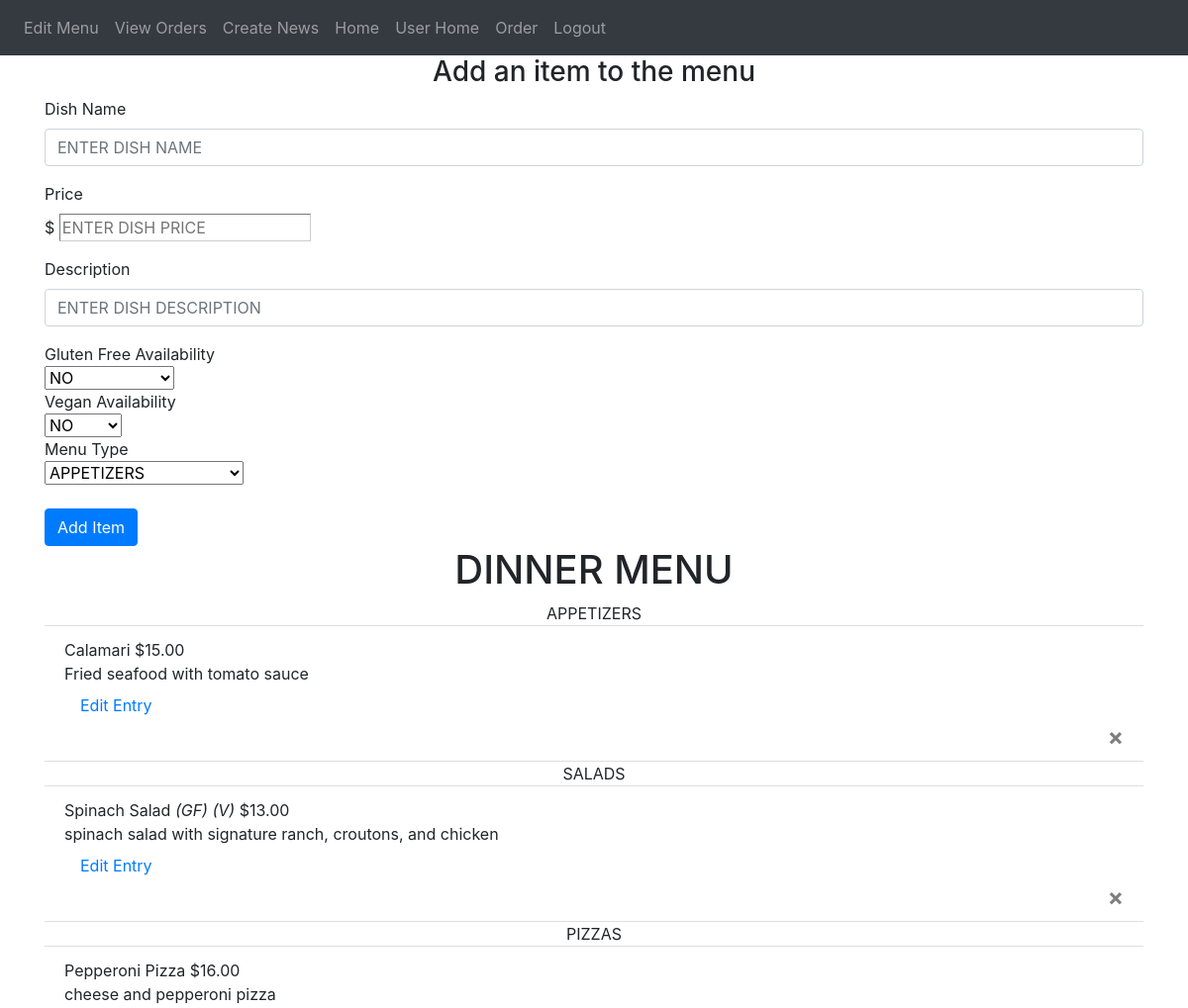
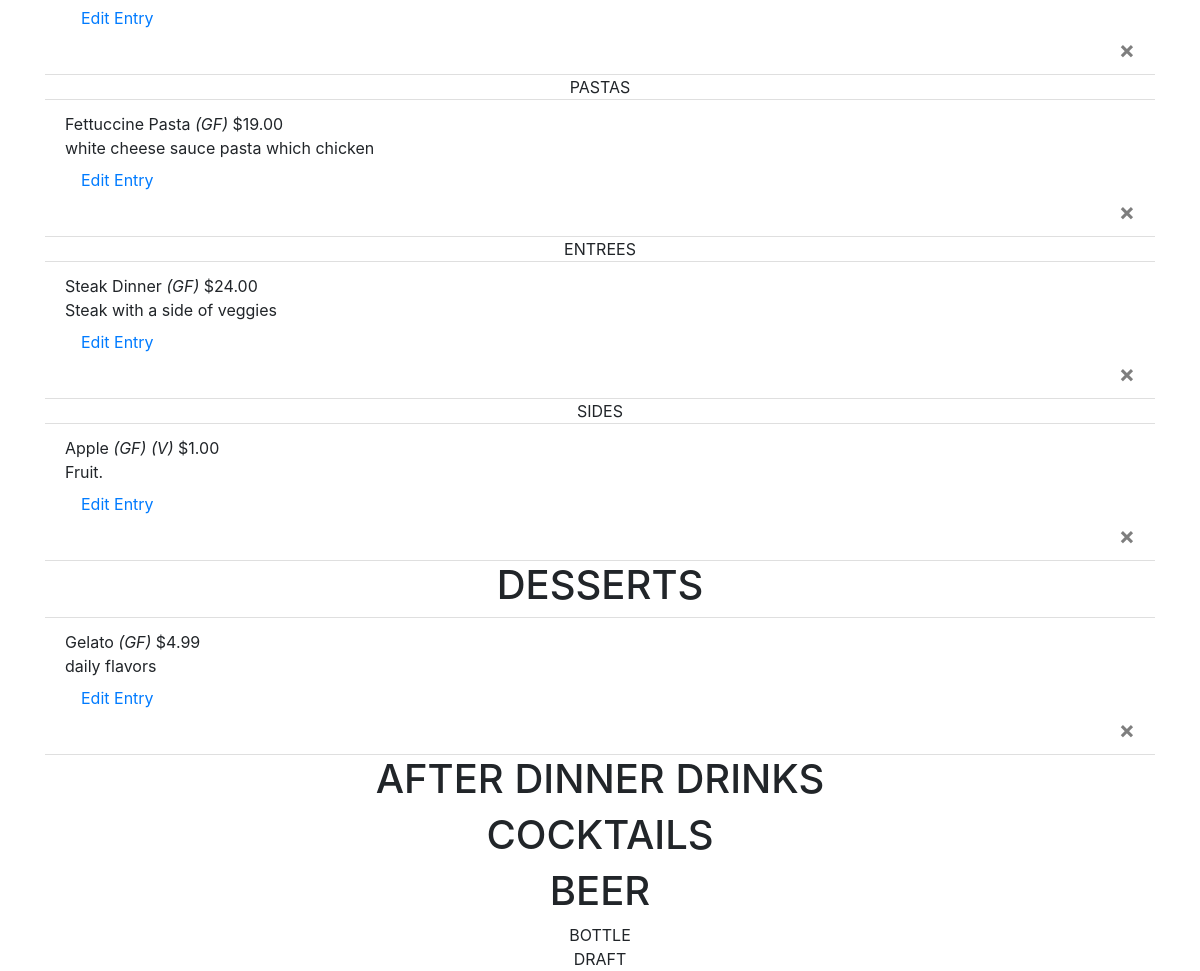
The app's page /add-menu-item (signed in), older data (2 pictures, top to bottom).
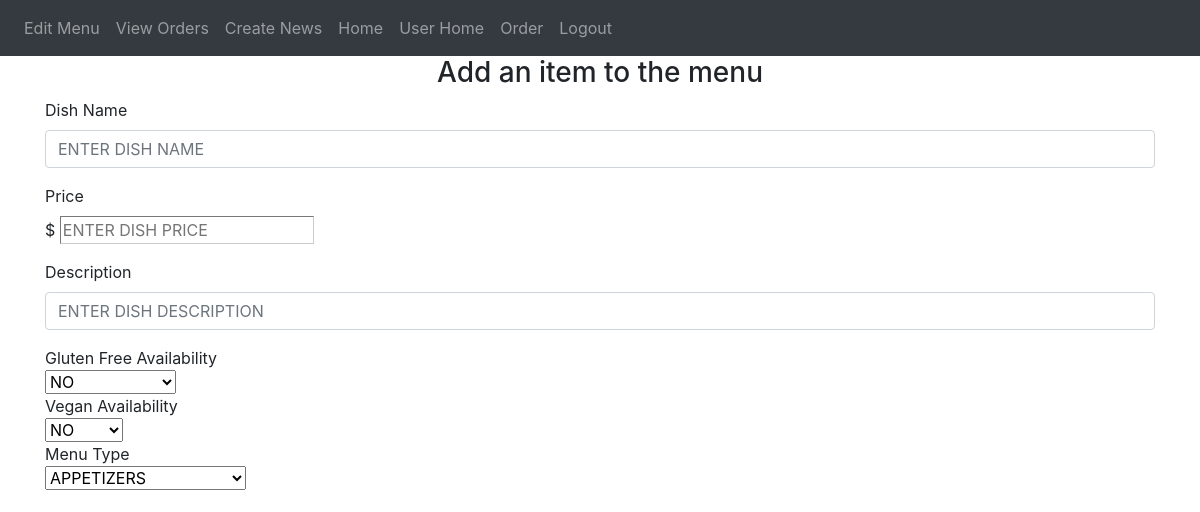
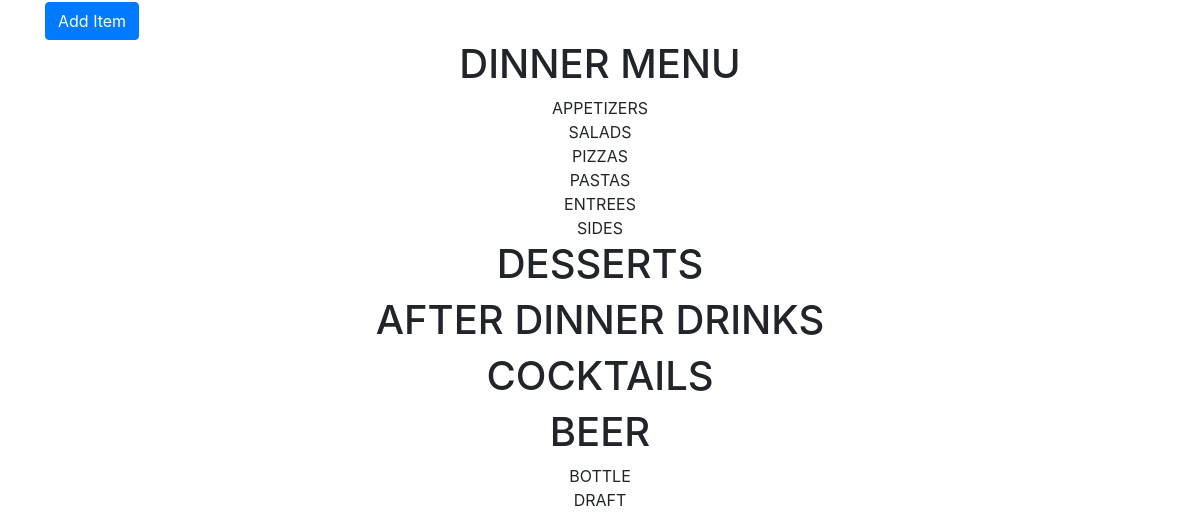
The same page, newer data (2 pictures, top to bottom).
### avanzareApp/models.py (models this page shows)
class Menu(db.Model):
    id = db.Column(db.Integer, primary_key=True)
    name = db.Column(db.String(150), unique=True)
    price = db.Column(db.String(150))
    description = db.Column(db.String(10000))
    menu_type = db.Column(db.String(150))
    gluten_free = db.Column(db.String(150))
    vegan = db.Column(db.String(150))
    date = db.Column(db.DateTime(timezone=True), default=func.now())
    user_id = db.Column(db.Integer, db.ForeignKey('user.id'))

### avanzareApp/views.py (the view, shortened to what this page needs)
@views.route('/add-menu-item', methods=['GET', 'POST'])
@login_required
def add_menu_item():
    user = User.query.filter(User.email == 'headChef@gmail.com').first()
    items = Menu.query.filter_by(user_id=user.id).order_by(Menu.name).all()
    return render_template("edit_menu.html", items=items, user=current_user)

### avanzareApp/__init__.py (called while the page is built)
def create_app():
    app = Flask(__name__)
    app.config['SECRET KEY'] = 'iudsdbciud ccdoi'
    app.config['SQLALCHEMY_DATABASE_URI'] = f'sqlite:///{DB_NAME}'
    db.init_app(app)
    from .views import views
    from .auth import auth
    app.register_blueprint(views, url_prefix='/')
    app.register_blueprint(auth, url_prefix='/')
    from .models import User, Note
    with app.app_context():
        db.create_all()
    login_manager = LoginManager()
    login_manager.login_view = 'auth.start_page'
    login_manager.init_app(app)
    @login_manager.user_loader
    def load_user(id):
        return User.query.get(int(id))
    return app

### avanzareApp/templates/edit_menu.html (shortened to what this page needs)
{% extends "base.html" %} {% block title %}Home{% endblock %}
{% block content %}
<form method="POST">
    <h3 align="center">Add an item to the menu</h3>
    <div class="form-group">
        <label for="name" >Dish Name</label>
        <input
                type="name"
                class="form-control"
                id="name"
                name="name"
                placeholder="ENTER DISH NAME"
        />
    </div>
    <div class="form-group">
        <label for="price">Price</label>
        <br />
        $
        <input
                type="price"
                class="currencyinput"
                id="price"
                name="price"
                placeholder="ENTER DISH PRICE"
        />
    </div>
    <div class="form-group">
        <label for="description">Description</label>
        <input
                type="description"
                class="form-control"
                id="description"
                name="description"
                placeholder="ENTER DISH DESCRIPTION"
        />
    </div>
    <div>Gluten Free Availability</div>
    <select class="selectpicker" type="gluten_free" id="gluten_free" name="gluten_free">
        <option>NO</option>
    </select>
    <div>Vegan Availability</div>
    <select class="selectpicker" type="vegan" id="vegan" name="vegan">
        <option>NO</option>
    </select>
    <div>Menu Type</div>
    <select class="selectpicker" type="menu_type" id="menu_type" name="menu_type">
      <optgroup label="DINNER MENU" >
        <option>APPETIZERS</option>
      </optgroup>
    </select>
    <br />
    <br />
    <button type="submit" class="btn btn-primary">Add Item</button>
</form>
    <h1 align="center"> DINNER MENU </h1>
        <ul class="list-group list-group-flush" id="items">
            {% set print_once = 1 %}
            {% for menu in ["APPETIZERS", "SALADS", "PIZZAS", "PASTAS", "ENTREES", "SIDES", "DESSERT MENU", "AFTER DINNER DRINKS", "COCKTAILS", "BOTTLE", "DRAFT"] %}
                {% if print_once == 1 %}
                    {% if menu == "DESSERT MENU" %}
                        <h1 align="center"> DESSERTS </h1>
                        {% set print_once = 0 %}
                    {% elif menu == "AFTER DINNER DRINKS" %}
                        <h1 align="center"> AFTER DINNER DRINKS </h1>
                        {% set print_once = 0 %}
                    {% elif menu == "COCKTAILS" %}
                        <h1 align="center"> COCKTAILS </h1>
                        {% set print_once = 0 %}
                    {% elif menu == "BOTTLE" %}
                        <h1 align="center"> BEER </h1>
                        <div align="center">{{ menu }}</div>
                        {% set print_once = 0 %}
                    {% else %}
                        <div align="center">{{ menu }}</div>
                        {% set print_once = 0 %}
                    {% endif %}
                {% endif %}
              {% for item in items %}
                    {% if item.menu_type == menu %}
                      <li class="list-group-item">
                          {{ item.name }}
                          {% if item.gluten_free == "GLUTEN FREE" %}
                            <i>{{ "(GF)" }}</i>
                          {% endif %}
                          {% if item.vegan == "VEGAN" %}
                            <i>{{ "(V)" }}</i>
                          {% endif %}
                          {% set tmp = "$" + (item.price | string) %}
                          {{ tmp }}
                          <br />
                          {{ item.description }}
                            <br />
                              <a class="nav-item nav-link" href="{{ url_for('views.edit_redirect', id=item.id) }}">Edit Entry</a>
                          <button type="button" class="close" onClick="deleteMenuItem({{ item.id }})">
                                <span aria-hidden="true">&times;</span>
                            </button>
                      </li>
                    {% endif %}
              {% endfor %}
            {% set print_once = 1 %}
            {% endfor %}
        </ul>
{% endblock %}

Row changes from the older to the newer data that the page shows:
removed Menu: name "Calamari", tmp "$15.00", description "Fried seafood with tomato sauce", shown under "APPETIZERS"
removed Menu: name "Spinach Salad", value "(GF)", value "(V)", tmp "$13.00", description "spinach salad with signature ranch, croutons, and chicken", shown under "SALADS"
removed Menu: name "Pepperoni Pizza", tmp "$16.00", description "cheese and pepperoni pizza", shown under "PIZZAS"
removed Menu: name "Fettuccine Pasta", value "(GF)", tmp "$19.00", description "white cheese sauce pasta which chicken", shown under "PASTAS"
removed Menu: name "Steak Dinner", value "(GF)", tmp "$24.00", description "Steak with a side of veggies", shown under "ENTREES"
removed Menu: name "Apple", value "(GF)", value "(V)", user "$1.00", description "Fruit.", shown under "SIDES"
removed Menu: name "Gelato", value "(GF)", tmp "$4.99", description "daily flavors"
